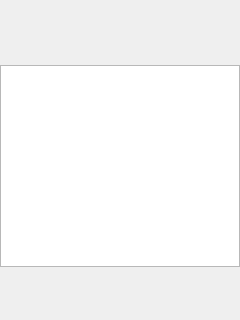
<?xml version="1.0" encoding="UTF-8"?>
<ui version="4.0">
 <class>belugaview</class>
 <widget class="QDialog" name="belugaview">
  <property name="geometry">
   <rect>
    <x>0</x>
    <y>0</y>
    <width>240</width>
    <height>320</height>
   </rect>
  </property>
  <property name="windowTitle">
   <string>belugaview</string>
  </property>
  <widget class="QPushButton" name="photo">
   <property name="geometry">
    <rect>
     <x>3</x>
     <y>3</y>
     <width>60</width>
     <height>60</height>
    </rect>
   </property>
   <property name="text">
    <string/>
   </property>
   <property name="iconSize">
    <size>
     <width>58</width>
     <height>58</height>
    </size>
   </property>
   <property name="flat">
    <bool>true</bool>
   </property>
  </widget>
  <widget class="QLabel" name="namelabel">
   <property name="geometry">
    <rect>
     <x>70</x>
     <y>10</y>
     <width>150</width>
     <height>20</height>
    </rect>
   </property>
   <property name="frameShape">
    <enum>QFrame::NoFrame</enum>
   </property>
   <property name="text">
    <string/>
   </property>
   <property name="alignment">
    <set>Qt::AlignCenter</set>
   </property>
  </widget>
  <widget class="QLabel" name="nicknamelabel">
   <property name="geometry">
    <rect>
     <x>70</x>
     <y>35</y>
     <width>150</width>
     <height>20</height>
    </rect>
   </property>
   <property name="text">
    <string/>
   </property>
   <property name="alignment">
    <set>Qt::AlignCenter</set>
   </property>
  </widget>
  <widget class="QListWidget" name="contactlist">
   <property name="geometry">
    <rect>
     <x>0</x>
     <y>65</y>
     <width>240</width>
     <height>202</height>
    </rect>
   </property>
   <property name="frameShape">
    <enum>QFrame::StyledPanel</enum>
   </property>
   <property name="verticalScrollBarPolicy">
    <enum>Qt::ScrollBarAlwaysOff</enum>
   </property>
   <property name="editTriggers">
    <set>QAbstractItemView::NoEditTriggers</set>
   </property>
   <property name="wordWrap">
    <bool>true</bool>
   </property>
  </widget>
 </widget>
 <resources/>
 <connections/>
</ui>
